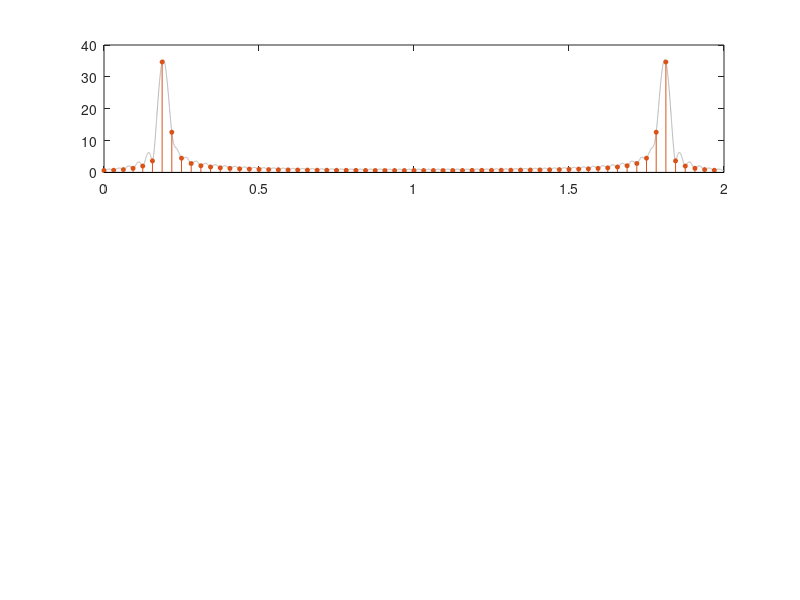

This chart was generated by the following MATLAB code: (Note: this script raises an error after producing the figure.)
%% Exercise 2: Frequency resolution, zero-padding and data length
% x[k] = cos(W0*k) + 0.6*cos(W1*k),  W0 = 12*pi/64,  W1 = 13*pi/64
%
% Key numbers:
%   Frequency gap        dW = W1 - W0 = pi/64
%   In DFT-bin units (L = 64) the two tones sit at bins 6 and 6.5.
%   Rectangular window of length N has main-lobe half width 2*pi/N.
%   To separate the two peaks we need roughly 2*pi/N <= dW  ->  N >= 128.
%   Zero padding (L > N) only samples the SAME DTFT more densely; it cannot
%   improve the physical resolution, which is set by the data length N.

clear; close all; clc;
figDir = fullfile(fileparts(mfilename('fullpath')), 'figures');
if ~exist(figDir, 'dir'), mkdir(figDir); end

W0 = 12*pi/64;
W1 = 13*pi/64;
sig = @(k) cos(W0*k) + 0.6*cos(W1*k);

%% ---------------- (1) N = 64, L = 64 / 128 / 512 ----------------
N  = 64;
k  = 0:N-1;
x  = sig(k);

Ls = [64 128 512];
Lref = 8192;                              % dense DTFT for reference
Xref = abs(fft(x, Lref));
wref = (0:Lref-1) * 2*pi / Lref;

fprintf('===== Exercise 2(1): N = 64 =====\n');
fprintf('Tone positions: W0/pi = %.4f, W1/pi = %.4f, gap = pi/64 = %.4f*pi\n', ...
        W0/pi, W1/pi, 1/64);
fprintf('Rectangular-window main-lobe half width 2*pi/N = %.4f*pi  (> gap -> not resolvable)\n', 2/N);

figure('Name', 'Ex2-1 N=64 zero padding', 'Position', [100 100 900 750]);
for i = 1:numel(Ls)
    L = Ls(i);
    X = abs(fft(x, L));
    w = (0:L-1) * 2*pi / L;
    subplot(numel(Ls), 1, i);
    plot(wref/pi, Xref, 'Color', [0.7 0.7 0.7]); hold on;
    stem(w/pi, X, 'filled', 'MarkerSize', 3);
    xline(W0/pi, 'r--'); xline(W1/pi, 'r--');
    xlim([0 0.5]); grid on;
    title(sprintf('N = 64, L = %d point FFT', L));
    xlabel('\Omega / \pi'); ylabel('|X[m]|');
    legend('DTFT (reference)', sprintf('%d-point DFT', L), '\Omega_0, \Omega_1', ...
           'Location', 'northeast');
    np = numel(localPeaks(X(1:floor(L/2)), 0.3*max(X)));
    fprintf('L = %4d : number of peaks found in [0, pi) = %d\n', L, np);
end
saveFig(gcf, figDir, 'Ex2_1_N64_zeropad');

%% ---------------- (2) Increase the data length N ----------------
% Choose N so that the two components are separated:
%   rectangular window : N >= 2*pi/dW = 128
%   Hamming window     : main-lobe half width 4*pi/N -> N >= 256
Ns = [64 128 256 512];
L  = 2048;                       % plenty of zero padding just for a smooth curve
fprintf('\n===== Exercise 2(2): increase the record length N (L = %d) =====\n', L);

figure('Name', 'Ex2-2 increase N (rectangular)', 'Position', [100 100 900 800]);
for i = 1:numel(Ns)
    N = Ns(i);
    x = sig(0:N-1);
    X = abs(fft(x, L));
    w = (0:L-1) * 2*pi / L;
    subplot(numel(Ns), 1, i);
    plot(w/pi, X, 'b', 'LineWidth', 1.1); hold on;
    xline(W0/pi, 'r--'); xline(W1/pi, 'r--');
    xlim([0.1 0.32]); grid on;
    title(sprintf('Rectangular window, N = %d, L = %d', N, L));
    xlabel('\Omega / \pi'); ylabel('|X(e^{j\Omega})|');
    pk = localPeaks(X(1:L/2), 0.3*max(X));
    fprintf('Rect, N = %4d : %d peak(s) at Omega/pi = %s\n', N, numel(pk), ...
            mat2str(round((pk-1)*2/L, 4)));
end
saveFig(gcf, figDir, 'Ex2_2_increaseN_rect');

%% ---------------- (2a) Best choice: N = L = 128 (no leakage) ----------------
% With N = 128, W0 = 2*pi*12/128 and W1 = 2*pi*13/128 fall EXACTLY on DFT bins
% 12 and 13 (an integer number of periods in the window), so a 128-point DFT
% without zero padding shows two clean lines and no leakage at all.
N = 128; Lb = 128;
x = sig(0:N-1);
X = abs(fft(x, Lb));
Xd = abs(fft(x, 4096));
figure('Name', 'Ex2-2a N=L=128', 'Position', [100 100 900 380]);
plot((0:4095)*2/4096, Xd, 'Color', [0.7 0.7 0.7]); hold on;
stem((0:Lb-1)*2/Lb, X, 'filled', 'MarkerSize', 4);
xline(W0/pi, 'r--'); xline(W1/pi, 'r--');
xlim([0 0.5]); grid on;
xlabel('\Omega / \pi'); ylabel('|X[m]|');
title('N = 128, L = 128: tones fall exactly on bins m = 12 and m = 13');
legend('DTFT of the 128-point record', '128-point DFT', '\Omega_0, \Omega_1');
[~, srt] = sort(X(1:Lb/2), 'descend');
fprintf('\nN = L = 128: two largest bins m = %s, |X| = %s (expected N/2 = 64 and 0.6*64 = 38.4)\n', ...
        mat2str(sort(srt(1:2)) - 1), mat2str(round(X(sort(srt(1:2))), 2)));
fprintf('All other bins in [0, pi): max |X| = %.2e  (no leakage)\n', ...
        max(X(setdiff(1:Lb/2, srt(1:2)))));
saveFig(gcf, figDir, 'Ex2_2a_N128_exactbins');

%% ---------------- (2b) Effect of window type ----------------
% Compare rectangular / Hann / Hamming / Blackman for several N.
% A tapered window lowers the side lobes (less leakage) but WIDENS the main
% lobe (Hann/Hamming: 4*pi/N, Blackman: 6*pi/N half width), so it needs a
% longer record to resolve two close lines.
winNames = {'Rectangular', 'Hann', 'Hamming', 'Blackman'};
Ncmp = [128 256 512];
fprintf('\n--- Window comparison (true positions 0.1875 and 0.2031) ---\n');
figure('Name', 'Ex2-3 window comparison', 'Position', [100 100 1000 900]);
for j = 1:numel(Ncmp)
    N = Ncmp(j);
    x = sig(0:N-1);
    subplot(numel(Ncmp), 1, j); hold on;
    for i = 1:numel(winNames)
        win = makeWindow(winNames{i}, N);
        X = abs(fft(x .* win, L));
        X = X / max(X);
        w = (0:L-1) * 2*pi / L;
        plot(w/pi, 20*log10(X + eps), 'LineWidth', 1.1);
        pk = localPeaks(X(1:L/2), 0.3);
        fprintf('%-11s N = %3d : %d peak(s) at Omega/pi = %s\n', winNames{i}, N, ...
                numel(pk), mat2str(round((pk-1)*2/L, 4)));
    end
    xline(W0/pi, 'k--'); xline(W1/pi, 'k--');
    xlim([0.1 0.32]); ylim([-80 5]); grid on;
    title(sprintf('Window comparison, N = %d, L = %d (normalized, dB)', N, L));
    xlabel('\Omega / \pi'); ylabel('Magnitude (dB)');
    legend([winNames, {'\Omega_0, \Omega_1'}], 'Location', 'southwest');
end
saveFig(gcf, figDir, 'Ex2_3_windows');

fprintf(['\nConclusion: with N = 64 the two lines cannot be separated whatever L is,\n' ...
         'because zero-padding does not add information. N = L = 128 (rectangular,\n' ...
         'integer periods) resolves them exactly; tapered windows need N >= ~384.\n' ...
         'Note: at N = 128 the tapered windows show two peaks at WRONG positions,\n' ...
         'caused by interference of the two overlapping main lobes.\n']);

%% ======================= local functions =======================
function idx = localPeaks(y, thr)
% Simple local-maximum peak picker (no toolbox needed)
y = y(:).';
idx = find(y(2:end-1) > y(1:end-2) & y(2:end-1) >= y(3:end) & y(2:end-1) > thr) + 1;
end

function w = makeWindow(name, N)
n = 0:N-1;
switch lower(name)
    case 'rectangular', w = ones(1, N);
    case 'hann',        w = 0.5 - 0.5*cos(2*pi*n/(N-1));
    case 'hamming',     w = 0.54 - 0.46*cos(2*pi*n/(N-1));
    case 'blackman',    w = 0.42 - 0.5*cos(2*pi*n/(N-1)) + 0.08*cos(4*pi*n/(N-1));
end
end

function saveFig(fig, figDir, name)
exportgraphics(fig, fullfile(figDir, [name '.png']), 'Resolution', 200);
end
